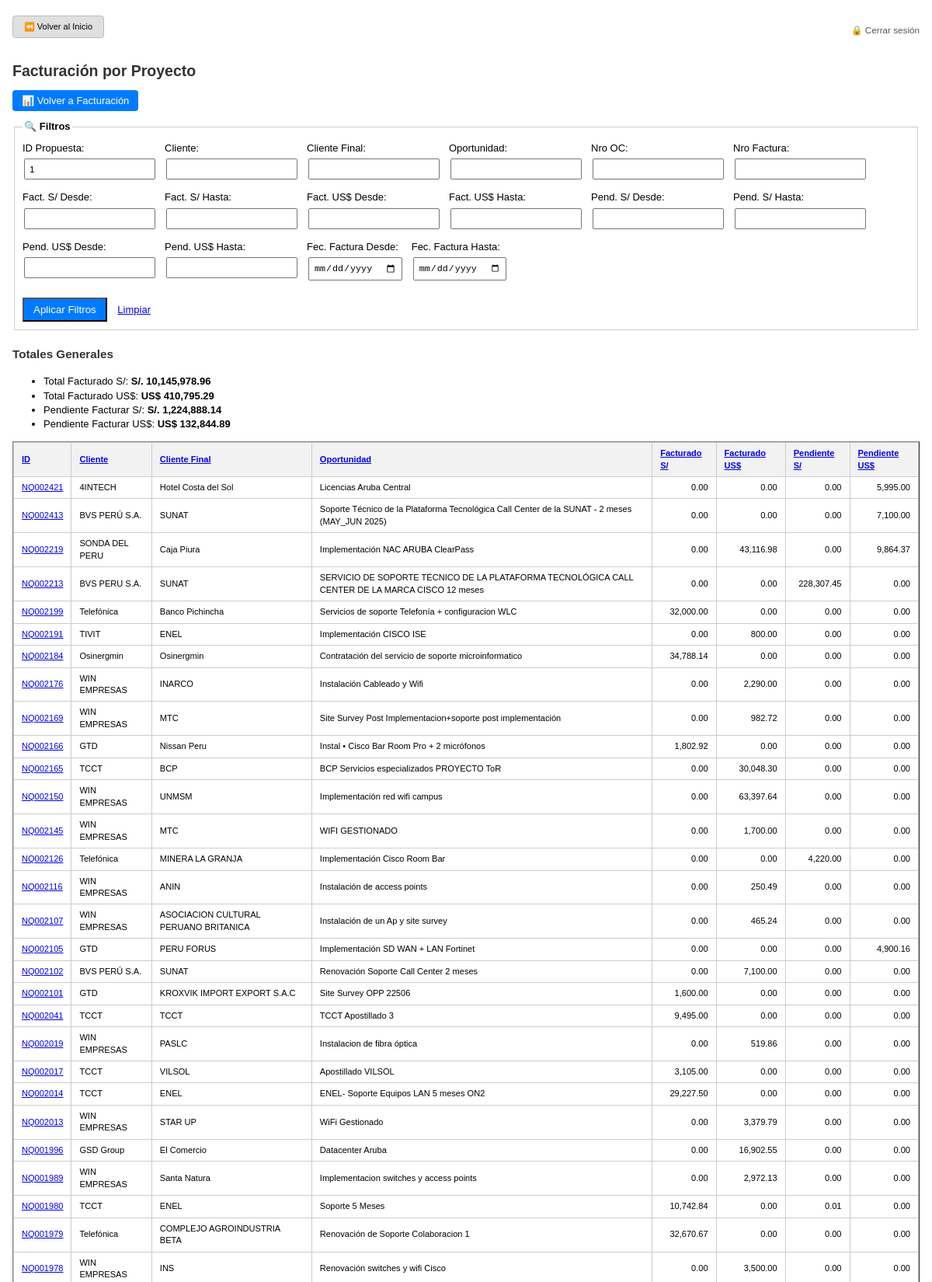
Screenshot of /facturacion/resumen?id=1 (signed in, upper part) with the database file from the repository.
### tables this page shows
CREATE TABLE propuestas (
    id TEXT PRIMARY KEY,
    nro_antiguo TEXT,
    fecha_solicitud DATE,
    fecha_actualizacion DATE,
    cliente TEXT,
    cliente_final TEXT,
    nombre_oportunidad TEXT,
    account_manager TEXT,
    contacto_cliente TEXT,
    preventa_asignado TEXT,
    probabilidad_cierre REAL,
    status TEXT,
    cierre_soles REAL,
    cierre_dolares REAL,
    comentarios TEXT
);

### app.py (the view, shortened to what this page needs)
@app.route("/facturacion/resumen")
def facturacion_resumen():
    from services.facturacion_service import obtener_todo_facturacion
    ordenes, facturas = obtener_todo_facturacion()
    ordenes = [dict(o) for o in ordenes]
    facturas = [dict(f) for f in facturas]
    ordenes_dict = {oc["id_oc"]: oc for oc in ordenes}
    ocs_por_propuesta = {}
    for oc in ordenes:
        ocs_por_propuesta.setdefault(oc["id_propuesta"], []).append(oc["id_oc"])
    facturas_por_oc = {}
    for f in facturas:
        facturas_por_oc.setdefault(f["id_oc"], []).append(f)
    propuestas = [p for p in leer_propuestas(pagina=1, filas_por_pagina=10000) if (p.status or "").lower() == "booking"]
    resumen = {}
    for p in propuestas:
        id_propuesta = p.id
        cierre_soles = float(p.cierre_soles or 0)
        cierre_dolares = float(p.cierre_dolares or 0)
        resumen[id_propuesta] = {
            "id": id_propuesta,
            "cliente": p.cliente,
            "cliente_final": p.cliente_final,
            "nombre_oportunidad": p.nombre_oportunidad,
            "facturado_soles": 0.0,
            "facturado_dolares": 0.0,
            "pendiente_soles": cierre_soles,  # se irá reduciendo con cada factura
            "pendiente_dolares": cierre_dolares
        }
    from datetime import datetime
    fecha_desde = request.args.get("fecha_factura_desde")
    fecha_hasta = request.args.get("fecha_factura_hasta")
    try:
        fecha_desde_dt = datetime.strptime(fecha_desde, "%Y-%m-%d") if fecha_desde else None
        fecha_hasta_dt = datetime.strptime(fecha_hasta, "%Y-%m-%d") if fecha_hasta else None
    except ValueError:
        fecha_desde_dt = None
        fecha_hasta_dt = None
    excluded_soles = 0.0
    excluded_dolares = 0.0
    for f in facturas:
        id_oc = f["id_oc"]
        oc = ordenes_dict.get(id_oc)
        if not oc:
            continue
        id_propuesta = oc["id_propuesta"]
        moneda = oc["moneda"]
        fecha_str = f.get("fecha_factura")
        if not fecha_str:
            continue
        try:
            fecha_factura_dt = datetime.strptime(fecha_str, "%Y-%m-%d")
        except ValueError:
            continue
        if fecha_desde_dt and fecha_factura_dt < fecha_desde_dt:
            continue
        if fecha_hasta_dt and fecha_factura_dt > fecha_hasta_dt:
            continue
        if id_propuesta not in resumen:
            excluded_soles += float(f["monto_factura_soles"] or 0)
            excluded_dolares += float(f["monto_factura_dolares"] or 0)
            continue
        if moneda == "S/":
            monto = float(f["monto_factura_soles"] or 0)
            resumen[id_propuesta]["facturado_soles"] += monto
        elif moneda == "US$":
            monto = float(f["monto_factura_dolares"] or 0)
            resumen[id_propuesta]["facturado_dolares"] += monto
        if moneda == "S/":
            resumen[id_propuesta]["pendiente_soles"] -= monto
        elif moneda == "US$":
            resumen[id_propuesta]["pendiente_dolares"] -= monto
    for r in resumen.values():
        propuesta = next((p for p in propuestas if p.id == r["id"]), None)
        if not propuesta:
            continue
        cierre_soles = propuesta.cierre_soles or 0.0
        cierre_dolares = propuesta.cierre_dolares or 0.0
        r["pendiente_soles"] = max(0, cierre_soles - r["facturado_soles"])
        r["pendiente_dolares"] = max(0, cierre_dolares - r["facturado_dolares"])
    id_filtro = request.args.get("id", "").strip()
    cliente = request.args.get("cliente", "").strip().lower()
    cliente_final = request.args.get("cliente_final", "").strip().lower()
    nombre_oportunidad = request.args.get("nombre_oportunidad", "").strip().lower()
    min_fact_soles = float(request.args.get("min_fact_soles") or -1)
    max_fact_soles = float(request.args.get("max_fact_soles") or 1e12)
    min_fact_dolares = float(request.args.get("min_fact_dolares") or -1)
    max_fact_dolares = float(request.args.get("max_fact_dolares") or 1e12)
    min_pend_soles = float(request.args.get("min_pend_soles") or -1)
    max_pend_soles = float(request.args.get("max_pend_soles") or 1e12)
    min_pend_dolares = float(request.args.get("min_pend_dolares") or -1)
    max_pend_dolares = float(request.args.get("max_pend_dolares") or 1e12)
    nro_oc = request.args.get("nro_oc", "").strip().lower()
    nro_factura = request.args.get("nro_factura", "").strip().lower()
    data_filtrada = []
    for r in resumen.values():
        if id_filtro and id_filtro not in str(r["id"]):
            continue
        if cliente and cliente not in (r["cliente"] or "").lower():
            continue
        if cliente_final and cliente_final not in (r["cliente_final"] or "").lower():
            continue
        if nombre_oportunidad and nombre_oportunidad not in (r["nombre_oportunidad"] or "").lower():
            continue
        if not (min_fact_soles <= r["facturado_soles"] <= max_fact_soles):
            continue
        if not (min_fact_dolares <= r["facturado_dolares"] <= max_fact_dolares):
            continue
        if not (min_pend_soles <= r["pendiente_soles"] <= max_pend_soles):
            continue
        if not (min_pend_dolares <= r["pendiente_dolares"] <= max_pend_dolares):
            continue
        if nro_oc:
            oc_relacionados = [oc for oc in ordenes if oc["id_propuesta"] == r["id"]]
            if not any(nro_oc in (oc["nro_oc"] or "").lower() for oc in oc_relacionados):
                continue
        data_filtrada.append(r)
    sort = request.args.get("sort")
    order = request.args.get("order", "asc")
    if sort in [
        "id", "cliente", "cliente_final", "nombre_oportunidad",
        "facturado_soles", "facturado_dolares", "pendiente_soles", "pendiente_dolares"
    ]:
        data_filtrada.sort(
            key=lambda r: str(r[sort]).lower() if isinstance(r[sort], str) else r[sort],
            reverse=(order == "desc")
        )
    pagina = int(request.args.get("pagina", 1))
    filas_por_pagina = 50
    offset = (pagina - 1) * filas_por_pagina
    total_paginas = (len(data_filtrada) + filas_por_pagina - 1) // filas_por_pagina
    resumen_paginado = data_filtrada[offset:offset + filas_por_pagina]
    totales = {
        "facturado_soles": sum(r["facturado_soles"] for r in data_filtrada),
        "facturado_dolares": sum(r["facturado_dolares"] for r in data_filtrada),
        "pendiente_soles": sum(r["pendiente_soles"] for r in data_filtrada),
        "pendiente_dolares": sum(r["pendiente_dolares"] for r in data_filtrada),
    }
    from urllib.parse import urlencode
    args_sin_sort = {k: v for k, v in request.args.items() if k not in ("sort", "order")}
    args_sin_pagina = {k: v for k, v in request.args.items() if k != "pagina"}
    print(f"❌ Facturas excluidas: S/ {excluded_soles:,.2f} | US$ {excluded_dolares:,.2f}")
    return render_template("facturacion/facturacion_resumen.html",
                           resumen=resumen_paginado,
                           pagina_actual=pagina,
                           total_paginas=total_paginas,
                           query_string_base=urlencode(args_sin_pagina),
                           totales=totales,
                           args_paginacion=args_sin_pagina,
                           args_headers=args_sin_sort,
                           sort=sort,
                           order=order)

### app.py (called while the page is built)
@app.before_request
def verificar_acceso():
    rutas_publicas = ["/login", "/static", "/favicon.ico"]
    if not session.get("usuario_id"):
        if not any(request.path.startswith(r) for r in rutas_publicas):
            return redirect(url_for('login'))

### services/facturacion_service.py (called while the page is built)
def obtener_todo_facturacion():
    conn = get_db_connection()
    cursor = conn.cursor()
    cursor.execute("SELECT * FROM ordenes_compra")
    ordenes = cursor.fetchall()
    cursor.execute("SELECT * FROM facturas")
    facturas = cursor.fetchall()
    conn.close()
    return ordenes, facturas

### utils/db_connection.py (called while the page is built)
def get_db_connection():
    base_dir = os.path.dirname(os.path.abspath(__file__))
    db_path = os.path.join(base_dir, '..', 'database', 'crm_database.db')
    conn = sqlite3.connect(db_path)
    conn.row_factory = sqlite3.Row  # ✅ Esto permite acceder a las columnas por nombre
    conn.execute("PRAGMA foreign_keys = ON")  # ✅ Activar claves foráneas
    return conn

### templates/facturacion/facturacion_resumen.html (shortened to what this page needs)
{% extends 'base.html' %}
{% block content %}
<h2>Facturación por Proyecto</h2>
<div style="margin-bottom: 15px;">
  <a href="{{ url_for('facturacion_index') }}"
     style="padding: 6px 12px; background-color: #007bff; color: white; text-decoration: none; border-radius: 4px;">
    📊 Volver a Facturación
  </a>
</div>
<form method="GET" action="{{ url_for('facturacion_resumen') }}" style="margin-bottom: 20px;">
  <fieldset style="border: 1px solid #ccc; padding: 10px;">
    <legend><strong>🔍 Filtros</strong></legend>
    <div style="display: flex; flex-wrap: wrap; gap: 10px; align-items: flex-start;">
      <label>ID Propuesta:<br><input type="text" name="id" value="{{ request.args.get('id', '') }}"></label>
      <label>Cliente:<br><input type="text" name="cliente" value="{{ request.args.get('cliente', '') }}"></label>
      <label>Cliente Final:<br><input type="text" name="cliente_final" value="{{ request.args.get('cliente_final', '') }}"></label>
      <label>Oportunidad:<br><input type="text" name="nombre_oportunidad" value="{{ request.args.get('nombre_oportunidad', '') }}"></label>
      <label>Nro OC:<br><input type="text" name="nro_oc" value="{{ request.args.get('nro_oc', '') }}"></label>
      <label>Nro Factura:<br><input type="text" name="nro_factura" value="{{ request.args.get('nro_factura', '') }}"></label>
      <label>Fact. S/ Desde:<br><input type="number" name="min_fact_soles" step="0.01" value="{{ request.args.get('min_fact_soles', '') }}"></label>
      <label>Fact. S/ Hasta:<br><input type="number" name="max_fact_soles" step="0.01" value="{{ request.args.get('max_fact_soles', '') }}"></label>
      <label>Fact. US$ Desde:<br><input type="number" name="min_fact_dolares" step="0.01" value="{{ request.args.get('min_fact_dolares', '') }}"></label>
      <label>Fact. US$ Hasta:<br><input type="number" name="max_fact_dolares" step="0.01" value="{{ request.args.get('max_fact_dolares', '') }}"></label>
      <label>Pend. S/ Desde:<br><input type="number" name="min_pend_soles" step="0.01" value="{{ request.args.get('min_pend_soles', '') }}"></label>
      <label>Pend. S/ Hasta:<br><input type="number" name="max_pend_soles" step="0.01" value="{{ request.args.get('max_pend_soles', '') }}"></label>
      <label>Pend. US$ Desde:<br><input type="number" name="min_pend_dolares" step="0.01" value="{{ request.args.get('min_pend_dolares', '') }}"></label>
      <label>Pend. US$ Hasta:<br><input type="number" name="max_pend_dolares" step="0.01" value="{{ request.args.get('max_pend_dolares', '') }}"></label>
      <label>Fec. Factura Desde:<br>
        <input type="date" name="fecha_factura_desde" value="{{ request.args.get('fecha_factura_desde', '') }}">
      </label>
      <label>Fec. Factura Hasta:<br>
        <input type="date" name="fecha_factura_hasta" value="{{ request.args.get('fecha_factura_hasta', '') }}">
      </label>
    </div>
    <br>
    <button type="submit" style="padding: 6px 12px; background-color: #007bff; color: white;">Aplicar Filtros</button>
    <a href="{{ url_for('facturacion_resumen') }}" style="margin-left: 10px;">Limpiar</a>
  </fieldset>
</form>
<h3>Totales Generales</h3>
<ul>
  <li>Total Facturado S/: <strong>S/. {{ "{:,.2f}".format(totales.facturado_soles) }}</strong></li>
  <li>Total Facturado US$: <strong>US$ {{ "{:,.2f}".format(totales.facturado_dolares) }}</strong></li>
  <li>Pendiente Facturar S/: <strong>S/. {{ "{:,.2f}".format(totales.pendiente_soles) }}</strong></li>
  <li>Pendiente Facturar US$: <strong>US$ {{ "{:,.2f}".format(totales.pendiente_dolares) }}</strong></li>
</ul>
<table border="1" cellpadding="5" cellspacing="0">
  <thead>
  <tr>
    {% set cols = [
      ("id", "ID"),
      ("cliente", "Cliente"),
      ("cliente_final", "Cliente Final"),
      ("nombre_oportunidad", "Oportunidad"),
      ("facturado_soles", "Facturado S/"),
      ("facturado_dolares", "Facturado US$"),
      ("pendiente_soles", "Pendiente S/"),
      ("pendiente_dolares", "Pendiente US$")
    ] %}
    {% for col, label in cols %}
    <th>
      <a href="{{ url_for('facturacion_resumen', sort=col, order='asc' if sort != col or order == 'desc' else 'desc', **args_headers) }}">
        {{ label }}
      </a>
    </th>
    {% endfor %}
  </tr>
</thead>
  <tbody>
    {% for fila in resumen %}
    <tr>
      <td><a href="javascript:void(0);" onclick="toggleDetalles('{{ fila.id }}')">{{ fila.id }}</a></td>
      <td>{{ fila.cliente }}</td>
      <td>{{ fila.cliente_final }}</td>
      <td>{{ fila.nombre_oportunidad }}</td>
      <td style="text-align: right;">{{ "{:,.2f}".format(fila.facturado_soles) }}</td>
      <td style="text-align: right;">{{ "{:,.2f}".format(fila.facturado_dolares) }}</td>
      <td style="text-align: right;">{{ "{:,.2f}".format(fila.pendiente_soles) }}</td>
      <td style="text-align: right;">{{ "{:,.2f}".format(fila.pendiente_dolares) }}</td>
    </tr>
    {% endfor %}
  </tbody>
</table>
{% endblock %}

### templates/base.html (style rules this page uses)
html { font-size: 13px; }
body { font-family: Arial, sans-serif; margin: 16px; line-height: 1.4; }
h1, h2, h3 { color: #333; margin-bottom: 16px; }
table { border-collapse: collapse; width: 100%; max-width: 100%; overflow-x: auto; display: block; }
th, td { padding: 6px 10px; border: 1px solid #ccc; text-align: left; font-size: 0.85rem; }
th { background-color: #f2f2f2; }
input[type="text"], input[type="date"], input[type="number"], select { padding: 5px; margin: 4px 2px; font-size: 0.9rem; max-width: 100%; }

### rows the page displays
propuestas: id "NQ002421", cliente "4INTECH", cliente_final "Hotel Costa del Sol", nombre_oportunidad "Licencias Aruba Central", facturado_soles "0.00", facturado_dolares "0.00", pendiente_soles "0.00", pendiente_dolares "5,995.00"
propuestas: id "NQ002413", cliente "BVS PERÚ S.A.", cliente_final "SUNAT", nombre_oportunidad "Soporte Técnico de la Plataforma Tecnológica Call Center de la SUNAT - 2 meses (MAY_JUN 2025)", facturado_soles "0.00", facturado_dolares "0.00", pendiente_soles "0.00", pendiente_dolares "7,100.00"
propuestas: id "NQ002219", cliente "SONDA DEL PERU", cliente_final "Caja Piura", nombre_oportunidad "Implementación NAC ARUBA ClearPass", facturado_soles "0.00", facturado_dolares "43,116.98", pendiente_soles "0.00", pendiente_dolares "9,864.37"
propuestas: id "NQ002213", cliente "BVS PERU S.A.", cliente_final "SUNAT", nombre_oportunidad "SERVICIO DE SOPORTE TÉCNICO DE LA PLATAFORMA TECNOLÓGICA CALL CENTER DE LA MARCA CISCO 12 meses", facturado_soles "0.00", facturado_dolares "0.00", pendiente_soles "228,307.45", pendiente_dolares "0.00"
propuestas: id "NQ002199", cliente "Telefónica", cliente_final "Banco Pichincha", nombre_oportunidad "Servicios de soporte Telefonía + configuracion WLC", facturado_soles "32,000.00", facturado_dolares "0.00", pendiente_soles "0.00", pendiente_dolares "0.00"
propuestas: id "NQ002191", cliente "TIVIT", cliente_final "ENEL", nombre_oportunidad "Implementación CISCO ISE", facturado_soles "0.00", facturado_dolares "800.00", pendiente_soles "0.00", pendiente_dolares "0.00"
propuestas: id "NQ002184", cliente "Osinergmin", cliente_final "Osinergmin", nombre_oportunidad "Contratación del servicio de soporte microinformatico", facturado_soles "34,788.14", facturado_dolares "0.00", pendiente_soles "0.00", pendiente_dolares "0.00"
propuestas: id "NQ002176", cliente "WIN EMPRESAS", cliente_final "INARCO", nombre_oportunidad "Instalación Cableado y Wifi", facturado_soles "0.00", facturado_dolares "2,290.00", pendiente_soles "0.00", pendiente_dolares "0.00"
propuestas: id "NQ002169", cliente "WIN EMPRESAS", cliente_final "MTC", nombre_oportunidad "Site Survey Post Implementacion+soporte post implementación", facturado_soles "0.00", facturado_dolares "982.72", pendiente_soles "0.00", pendiente_dolares "0.00"
propuestas: id "NQ002166", cliente "GTD", cliente_final "Nissan Peru", nombre_oportunidad "Instal • Cisco Bar Room Pro + 2 micrófonos", facturado_soles "1,802.92", facturado_dolares "0.00", pendiente_soles "0.00", pendiente_dolares "0.00"
propuestas: id "NQ002165", cliente "TCCT", cliente_final "BCP", nombre_oportunidad "BCP Servicios especializados PROYECTO ToR", facturado_soles "0.00", facturado_dolares "30,048.30", pendiente_soles "0.00", pendiente_dolares "0.00"
propuestas: id "NQ002150", cliente "WIN EMPRESAS", cliente_final "UNMSM", nombre_oportunidad "Implementación red wifi campus", facturado_soles "0.00", facturado_dolares "63,397.64", pendiente_soles "0.00", pendiente_dolares "0.00"
propuestas: id "NQ002145", cliente "WIN EMPRESAS", cliente_final "MTC", nombre_oportunidad "WIFI GESTIONADO", facturado_soles "0.00", facturado_dolares "1,700.00", pendiente_soles "0.00", pendiente_dolares "0.00"
propuestas: id "NQ002126", cliente "Telefónica", cliente_final "MINERA LA GRANJA", nombre_oportunidad "Implementación Cisco Room Bar", facturado_soles "0.00", facturado_dolares "0.00", pendiente_soles "4,220.00", pendiente_dolares "0.00"
propuestas: id "NQ002116", cliente "WIN EMPRESAS", cliente_final "ANIN", nombre_oportunidad "Instalación de access points", facturado_soles "0.00", facturado_dolares "250.49", pendiente_soles "0.00", pendiente_dolares "0.00"
propuestas: id "NQ002107", cliente "WIN EMPRESAS", cliente_final "ASOCIACION CULTURAL PERUANO BRITANICA", nombre_oportunidad "Instalación de un Ap y site survey", facturado_soles "0.00", facturado_dolares "465.24", pendiente_soles "0.00", pendiente_dolares "0.00"
propuestas: id "NQ002105", cliente "GTD", cliente_final "PERU FORUS", nombre_oportunidad "Implementación SD WAN + LAN Fortinet", facturado_soles "0.00", facturado_dolares "0.00", pendiente_soles "0.00", pendiente_dolares "4,900.16"
propuestas: id "NQ002102", cliente "BVS PERÚ S.A.", cliente_final "SUNAT", nombre_oportunidad "Renovación Soporte Call Center 2 meses", facturado_soles "0.00", facturado_dolares "7,100.00", pendiente_soles "0.00", pendiente_dolares "0.00"
propuestas: id "NQ002101", cliente "GTD", cliente_final "KROXVIK IMPORT EXPORT S.A.C", nombre_oportunidad "Site Survey OPP 22506", facturado_soles "1,600.00", facturado_dolares "0.00", pendiente_soles "0.00", pendiente_dolares "0.00"
propuestas: id "NQ002041", cliente "TCCT", cliente_final "TCCT", nombre_oportunidad "TCCT Apostillado 3", facturado_soles "9,495.00", facturado_dolares "0.00", pendiente_soles "0.00", pendiente_dolares "0.00"
propuestas: id "NQ002019", cliente "WIN EMPRESAS", cliente_final "PASLC", nombre_oportunidad "Instalacion de fibra óptica", facturado_soles "0.00", facturado_dolares "519.86", pendiente_soles "0.00", pendiente_dolares "0.00"
propuestas: id "NQ002017", cliente "TCCT", cliente_final "VILSOL", nombre_oportunidad "Apostillado VILSOL", facturado_soles "3,105.00", facturado_dolares "0.00", pendiente_soles "0.00", pendiente_dolares "0.00"
propuestas: id "NQ002014", cliente "TCCT", cliente_final "ENEL", nombre_oportunidad "ENEL- Soporte Equipos LAN 5 meses ON2", facturado_soles "29,227.50", facturado_dolares "0.00", pendiente_soles "0.00", pendiente_dolares "0.00"
propuestas: id "NQ002013", cliente "WIN EMPRESAS", cliente_final "STAR UP", nombre_oportunidad "WiFi Gestionado", facturado_soles "0.00", facturado_dolares "3,379.79", pendiente_soles "0.00", pendiente_dolares "0.00"
propuestas: id "NQ001996", cliente "GSD Group", cliente_final "El Comercio", nombre_oportunidad "Datacenter Aruba", facturado_soles "0.00", facturado_dolares "16,902.55", pendiente_soles "0.00", pendiente_dolares "0.00"
propuestas: id "NQ001989", cliente "WIN EMPRESAS", cliente_final "Santa Natura", nombre_oportunidad "Implementacion switches y access points", facturado_soles "0.00", facturado_dolares "2,972.13", pendiente_soles "0.00", pendiente_dolares "0.00"
propuestas: id "NQ001980", cliente "TCCT", cliente_final "ENEL", nombre_oportunidad "Soporte 5 Meses", facturado_soles "10,742.84", facturado_dolares "0.00", pendiente_soles "0.01", pendiente_dolares "0.00"
propuestas: id "NQ001979", cliente "Telefónica", cliente_final "COMPLEJO AGROINDUSTRIA BETA", nombre_oportunidad "Renovación de Soporte Colaboracion 1", facturado_soles "32,670.67", facturado_dolares "0.00", pendiente_soles "0.00", pendiente_dolares "0.00"
propuestas: id "NQ001978", cliente "WIN EMPRESAS", cliente_final "INS", nombre_oportunidad "Renovación switches y wifi Cisco", facturado_soles "0.00", facturado_dolares "3,500.00", pendiente_soles "0.00", pendiente_dolares "0.00"

### other values shown
{{ "{:,.2f}".format(totales.facturado_soles) }} "10,145,978.96"
{{ "{:,.2f}".format(totales.facturado_dolares) }} "410,795.29"
{{ "{:,.2f}".format(totales.pendiente_soles) }} "1,224,888.14"
{{ "{:,.2f}".format(totales.pendiente_dolares) }} "132,844.89"
{{ label }} "ID" "Cliente" "Cliente Final" "Oportunidad" "Facturado S/" "Facturado US$" "Pendiente S/" "Pendiente US$"
